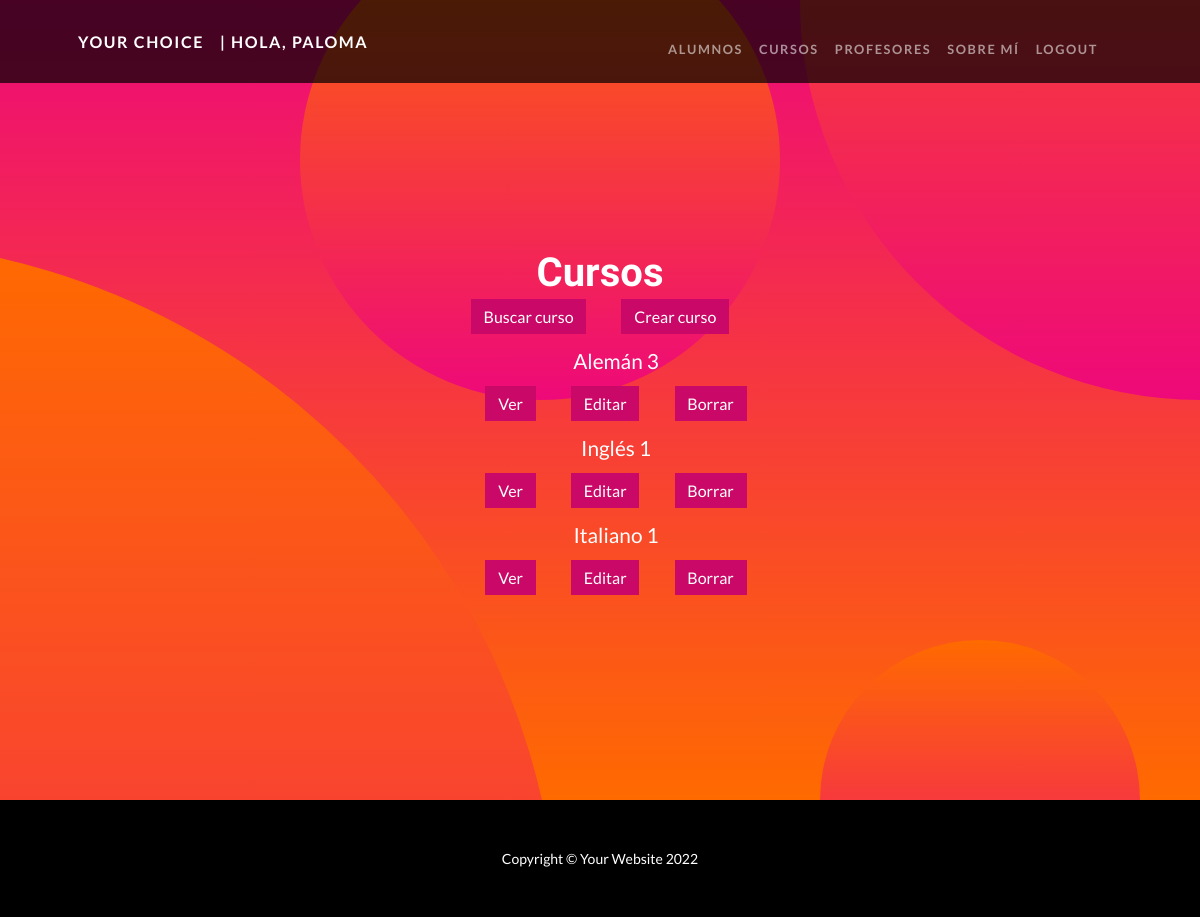
The app's page /app_coder/curso/list (signed in) with its own data.
### app_coder/models.py (models this page shows, shortened)
class Curso(models.Model):
    nombre = models.CharField(max_length=40)
    camada = models.IntegerField(default=0)

### app_coder/views.py (the view)
# urls.py: path('curso/list', views.CursoList.as_view(), name='List'),
class CursoList(ListView):
    model = Curso
    template_name = "app_coder/cursos_list.html"

### app_coder/templates/app_coder/cursos_list.html (shortened to what this page needs)
{% extends "app_coder/padre.html" %}
{% load static %}
{% block contenidoQueCambia %}
<h1>Cursos</h1>
<p>
    <a class="busqueda__button button" href="{% url 'BusquedaCurso' %}">Buscar curso</a>
    {% if request.user.is_authenticated %}
        <a class="busqueda__button button" href="{% url 'New' %}">Crear curso</a>
    {% endif %}
</p>
<ul>
    {% for curso in object_list %}
    <li>
        <p class="curso__nombre">{{curso.nombre}} {{curso.camada}} </p>
        <p>
            <a class="busqueda__button button" href="{% url 'Detail' curso.id %}">Ver</a>
            {% if request.user.is_authenticated %}
                <a class="busqueda__button button" href="{% url 'Edit' curso.id %}">Editar</a>
                <a class="busqueda__button button" href="{% url 'Delete' curso.id %}">Borrar</a>
            {% endif %}
        </p>
    </li>
    {% endfor %}
</ul>
{% endblock %}

### app_coder/templates/app_coder/padre.html (shortened to what this page needs)
<!DOCTYPE html>
<html lang="en">
    <head>
        {% load static %}
        <link href="{% static 'app_coder/css/styles.css' %}" rel="stylesheet" />
        <link href="{% static 'app_coder/css/main.css' %}" rel="stylesheet" />
    </head>
    <body id="page-top">
        <nav class="navbar navbar-expand-lg navbar-dark navbar-custom fixed-top">
            <div class="container px-5">
                <a class="navbar-brand" href="{% url 'Inicio' %}">
                    Your Choice <br>
                    {% if request.user.is_authenticated %}
                        <a class="navbar-brand" href="{% url 'EditarPerfil' %}">|  Hola, {{user.username}}</a>
                    {% endif %}
                </a>
                <div class="collapse navbar-collapse" id="navbarResponsive">
                    <ul class="navbar-nav ms-auto">
                        <li class="nav-item"><a class="nav-link" href="{% url 'EstudianteList' %}">Alumnos</a></li>
                        <li class="nav-item"><a class="nav-link" href="{% url 'List' %}">Cursos</a></li>
                        <li class="nav-item"><a class="nav-link" href="{% url 'ProfeList' %}">Profesores</a></li>
                        <li class="nav-item"><a class="nav-link" href="{% url 'SobreMi' %}">Sobre mí</a></li>
                        {% if not request.user.is_authenticated %}
                            <li class="nav-item"><a class="nav-link" href="{% url 'Login' %}">Login</a></li>
                        {% else %}
                            <li class="nav-item"><a class="nav-link" href="{% url 'Logout' %}">Logout</a></li>
                        {% endif %}
                    </ul>
                </div>
            </div>
        </nav>
        <header class="masthead text-center text-white">
            <div class="masthead-content">
                <div class="container px-5">
                    {% block contenidoQueCambia %}
                    {% endblock %}
                </div>
            </div>
            <div class="bg-circle-1 bg-circle"></div>
            <div class="bg-circle-2 bg-circle"></div>
            <div class="bg-circle-3 bg-circle"></div>
            <div class="bg-circle-4 bg-circle"></div>
        </header>
        <footer class="py-5 bg-black">
            <div class="container px-5"><p class="m-0 text-center text-white small">Copyright &copy; Your Website 2022</p></div>
        </footer>
    </body>
</html>

### app_coder/static/app_coder/css/main.css (style rules this page uses)
header { height: 100vh; display: flex; flex-direction: column; justify-content: center; align-items: center; }
.busqueda__button { background-color: #CA0867; border: none; color: #fff; padding: 0.3rem 0.5rem; transition: all 0.1s; }

### app_coder/templates/app_coder/cursos_list.html (style rules this page uses)
.button { text-decoration: none; margin: 1rem; padding: 0.5rem 0.8rem ; }
ul { margin: 1rem; list-style: none; }
.curso__nombre { font-size: 1.3rem; }

### records on screen
Curso: nombre "Alemán", camada "3"
Curso: nombre "Inglés", camada "1"
Curso: nombre "Italiano", camada "1"

### other values on screen
{{ user.username }} "PALOMA"
